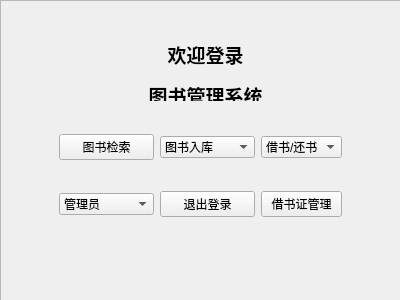
<?xml version="1.0" encoding="UTF-8"?>
<ui version="4.0">
 <class>mainwindow</class>
 <widget class="QWidget" name="mainwindow">
  <property name="windowModality">
   <enum>Qt::NonModal</enum>
  </property>
  <property name="geometry">
   <rect>
    <x>0</x>
    <y>0</y>
    <width>400</width>
    <height>300</height>
   </rect>
  </property>
  <property name="minimumSize">
   <size>
    <width>400</width>
    <height>300</height>
   </size>
  </property>
  <property name="maximumSize">
   <size>
    <width>400</width>
    <height>300</height>
   </size>
  </property>
  <property name="windowTitle">
   <string>Form</string>
  </property>
  <property name="styleSheet">
   <string notr="true">#mainwindow{
border-image: url(:/img/zjulibrary.jpg);
}
</string>
  </property>
  <widget class="QLabel" name="label">
   <property name="geometry">
    <rect>
     <x>110</x>
     <y>40</y>
     <width>191</width>
     <height>61</height>
    </rect>
   </property>
   <property name="text">
    <string>&lt;html&gt;&lt;head/&gt;&lt;body&gt;&lt;p align=&quot;center&quot;&gt;&lt;span style=&quot; font-size:14pt; font-weight:700;&quot;&gt;欢迎登录&lt;/span&gt;&lt;/p&gt;&lt;p align=&quot;center&quot;&gt;&lt;span style=&quot; font-size:14pt; font-weight:700;&quot;&gt;图书管理系统&lt;/span&gt;&lt;/p&gt;&lt;/body&gt;&lt;/html&gt;</string>
   </property>
  </widget>
  <widget class="QFrame" name="frame">
   <property name="geometry">
    <rect>
     <x>50</x>
     <y>100</y>
     <width>301</width>
     <height>151</height>
    </rect>
   </property>
   <property name="styleSheet">
    <string notr="true"/>
   </property>
   <property name="inputMethodHints">
    <set>Qt::ImhNone</set>
   </property>
   <property name="frameShape">
    <enum>QFrame::NoFrame</enum>
   </property>
   <property name="frameShadow">
    <enum>QFrame::Plain</enum>
   </property>
   <property name="lineWidth">
    <number>0</number>
   </property>
   <property name="midLineWidth">
    <number>0</number>
   </property>
   <layout class="QGridLayout" name="gridLayout">
    <item row="1" column="2">
     <widget class="QPushButton" name="borrowcard">
      <property name="text">
       <string>借书证管理</string>
      </property>
     </widget>
    </item>
    <item row="0" column="1">
     <widget class="QComboBox" name="bookadd">
      <item>
       <property name="text">
        <string>图书入库</string>
       </property>
      </item>
      <item>
       <property name="text">
        <string>单次书目入库</string>
       </property>
      </item>
      <item>
       <property name="text">
        <string>批量入库</string>
       </property>
      </item>
     </widget>
    </item>
    <item row="0" column="0">
     <widget class="QPushButton" name="bookretrival">
      <property name="text">
       <string>图书检索</string>
      </property>
     </widget>
    </item>
    <item row="0" column="2">
     <widget class="QComboBox" name="borrow">
      <item>
       <property name="text">
        <string>借书/还书</string>
       </property>
      </item>
      <item>
       <property name="text">
        <string>已借书目</string>
       </property>
      </item>
      <item>
       <property name="text">
        <string>借书</string>
       </property>
      </item>
      <item>
       <property name="text">
        <string>还书</string>
       </property>
      </item>
     </widget>
    </item>
    <item row="1" column="0">
     <widget class="QComboBox" name="admin">
      <item>
       <property name="text">
        <string>管理员</string>
       </property>
      </item>
      <item>
       <property name="text">
        <string>增添管理员</string>
       </property>
      </item>
      <item>
       <property name="text">
        <string>删除管理员</string>
       </property>
      </item>
      <item>
       <property name="text">
        <string>查看所有管理员</string>
       </property>
      </item>
     </widget>
    </item>
    <item row="1" column="1">
     <widget class="QPushButton" name="exitlogin">
      <property name="text">
       <string>退出登录</string>
      </property>
     </widget>
    </item>
   </layout>
  </widget>
  <widget class="QFrame" name="frame_2">
   <property name="geometry">
    <rect>
     <x>0</x>
     <y>0</y>
     <width>411</width>
     <height>301</height>
    </rect>
   </property>
   <property name="styleSheet">
    <string notr="true">border-image: url(:/img/zjulibrary.jpg);</string>
   </property>
   <property name="frameShape">
    <enum>QFrame::StyledPanel</enum>
   </property>
   <property name="frameShadow">
    <enum>QFrame::Raised</enum>
   </property>
  </widget>
  <zorder>frame_2</zorder>
  <zorder>label</zorder>
  <zorder>frame</zorder>
 </widget>
 <resources/>
 <connections/>
</ui>
